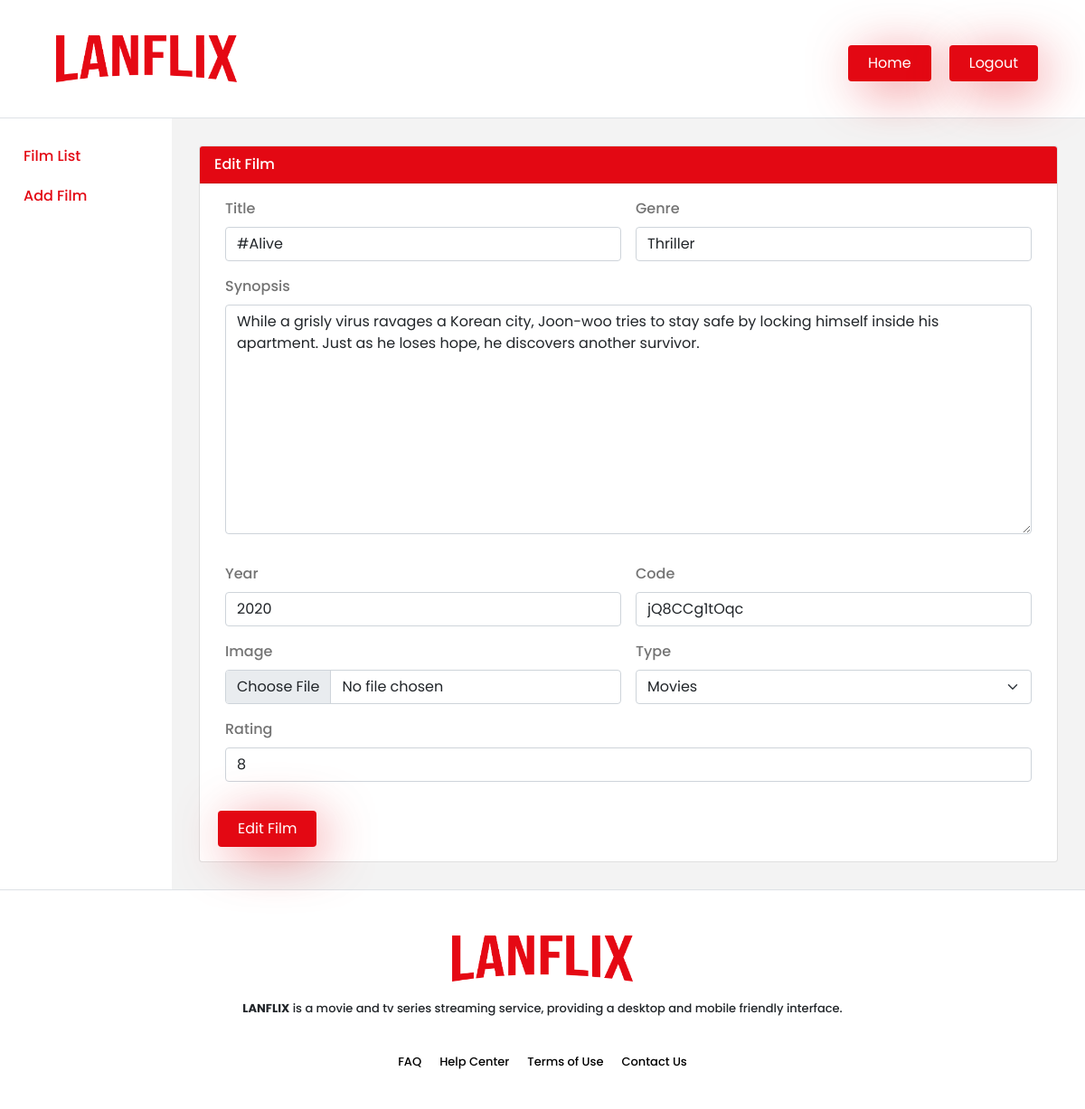
Page /dashboard/index.php?page=edit_film&id=20 (signed in) on the committed database.
### tables this page shows
CREATE TABLE `films` (
  `id` int(11) NOT NULL,
  `film_title` varchar(255) NOT NULL,
  `film_genre` varchar(40) NOT NULL,
  `film_synopsis` mediumtext NOT NULL,
  `film_year` int(11) NOT NULL,
  `film_code` varchar(255) NOT NULL,
  `film_type` varchar(255) NOT NULL,
  `film_rating` int(11) NOT NULL,
  `film_img` varchar(255) NOT NULL
);

### config/connection.php (called while the page is built, shortened)
<?php
class Koneksi
{
    private $dbhost = "localhost";
    private $dbuser = "root";
    private $dbpass = "";
    private $dbname = "lanflix";
    function __construct()
    {
        $this->conn = new mysqli($this->dbhost, $this->dbuser, $this->dbpass, $this->dbname);
        if ($this->conn->connect_error) {
            echo 'Koneksi gagal!';
        } else {
            return $this->conn;
        }
    }
}

### config/proses_crud.php (called while the page is built, shortened)
<?php
require "connection.php";
class ProsesCrud extends Koneksi
{
    public function displayFilmById($id)
    {
        $sql = "SELECT * FROM films WHERE id='$id'";
        $result = $this->conn->query($sql);
        if ($result->num_rows == 1) {
            $row = $result->fetch_assoc();
            return $row;
        }
    }
}

### dashboard/edit_film.php (the view, shortened to what this page needs)
<?php
$obj = new ProsesCrud();
if (isset($_GET['id'])) {
    $id = $_GET['id'];
    $edit = $obj->displayFilmById($id);
}
$type = $edit['film_type'];
?>
<div class="card">
    <div class="card-header bg-primary text-white">
        Edit Film
    </div>
    <div class="card-body">
        <div class="container">
            <div class="editfilm-form">
                <form action="" method="POST" enctype="multipart/form-data" class="form row g-3">
                    <div class="col-md-6">
                        <label for="film_title" class="form-label">Title</label>
                        <input type="text" class="form-control" id="film_title" name="film_title" value="<?= $edit['film_title']; ?>" required />
                    </div>
                    <div class="col-md-6">
                        <label for="film_genre" class="form-label">Genre</label>
                        <input type="text" class="form-control" id="film_genre" name="film_genre" value="<?= $edit['film_genre']; ?>" required />
                    </div>
                    <div class="mb-3">
                        <label for="film_synopsis" class="form-label">Synopsis</label>
                        <textarea class="form-control text-area" name="film_synopsis" id="film_synopsis" cols="30" rows="10" maxlength="65535" required><?= $edit['film_synopsis']; ?></textarea>
                    </div>
                    <div class="col-md-6">
                        <label for="film_year" class="form-label">Year</label>
                        <input type="number" class="form-control" id="film_year" name="film_year" value="<?= $edit['film_year']; ?>" required />
                    </div>
                    <div class="col-md-6">
                        <label for="film_code" class="form-label">Code</label>
                        <input type="text" class="form-control" id="film_code" name="film_code" value="<?= $edit['film_code']; ?>" required />
                    </div>
                    <div class="col-md-6">
                        <label for="film_img" class="form-label">Image</label>
                        <input type="file" class="form-control" id="film_img" name="film_img" required />
                    </div>
                    <div class="col-md-6">
                        <label for="film_type" class="form-label">Type</label>
                        <select name="film_type" id="film_type" class="form-select" required>
                            <option value="Movies" <?php
                                                    if ($type == 'Movies') {
                                                        echo "selected";
                                                    }
                                                    ?>>Movies</option>
                        </select>
                    </div>
                    <div class="mb-3">
                        <label for="film_rating" class="form-label">Rating</label>
                        <input type="number" step="0.5" class="form-control" id="film_rating" name="film_rating" value="<?= $edit['film_rating']; ?>" required />
                    </div>
                    <button type="submit" name="editfilm" class="btn btn-primary">Edit Film</button>
                </form>
            </div>
        </div>
    </div>
</div>

### rows in the picture
films: film_title "#Alive", film_genre "Thriller", film_synopsis "While a grisly virus ravages a Korean city, Joon-woo tries to stay safe by locking himself inside his apartment. Just as he loses hope, he discovers another survivor.", film_year "2020", film_code "jQ8CCg1tOqc", film_type "Movies", film_rating "8"
